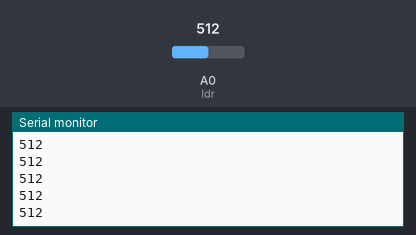
A sketch run on a simulated Arduino Uno, built with avr-gcc and run on an emulated ATmega328P. Shown: the last lines printed to the serial monitor. The test bench sets the inputs (shaded band); at power-on: A0 (ldr) = 512.

Above: at 1.2 s.
1.3 s: A0 (ldr) set to 716
At 2.1 s:
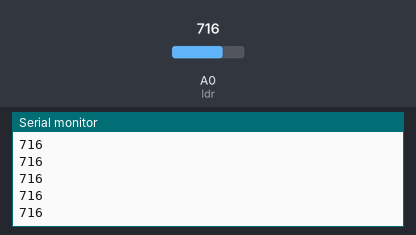
2.8 s: A0 (ldr) set to 900
At 3.5 s:
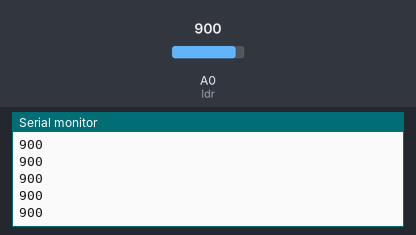
Timing chart, 0 to 5.8 s (numbered marks = the images above; inputs shaded):
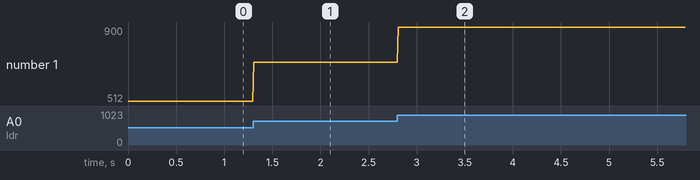

Measured:
- after the input at 1.3 s, the serial monitor: prints a new line at once (image 1)
- after the input at 2.8 s, the serial monitor: prints a new line at once (image 2)
- plotted number 1: 512 → 716 after the input at 1.3 s, 716 → 900 after the input at 2.8 s

The sketch:

ldr.ino
```cpp
int ldr = A0;
int val = 0;

void setup() {
  // put your setup code here, to run once:
  pinMode(ldr, INPUT);
  Serial.begin(9600);
}

void loop() {
  // put your main code here, to run repeatedly:
  val = analogRead(ldr);
  Serial.println(val);
  delay(10);
}
```
